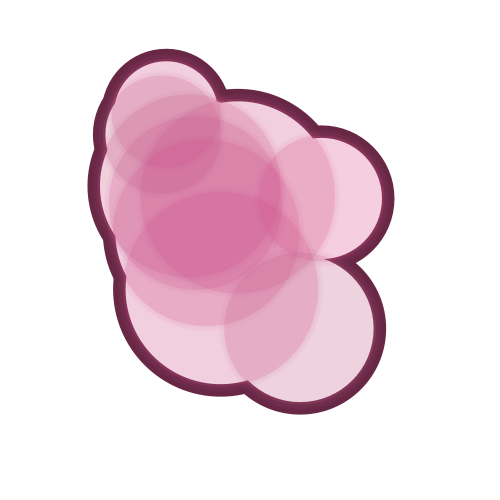
Frame 1 (no input)
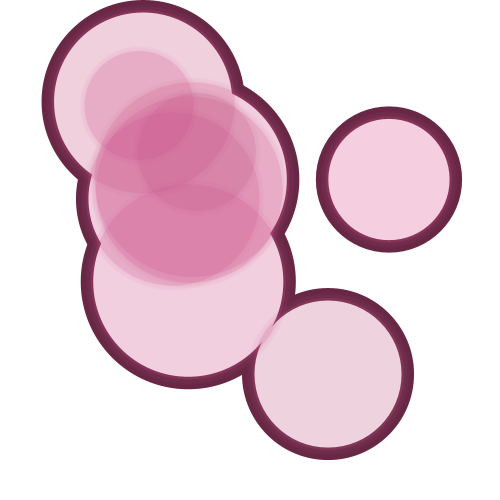
Frame 60 (the mouse pressed at the canvas centre just before this capture)
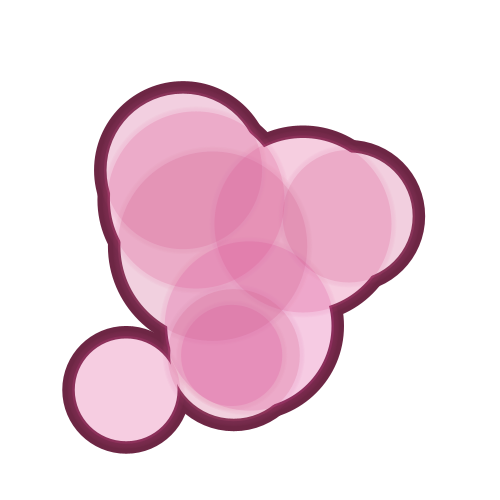
Frame 120 (the mouse held since frame 60 and released just before this capture)

The Processing sketch that drew these frames (run headless with seeded random() and noise(); from frame 60 on, the mouse is pressed at the canvas centre):

// Processing sketch: processing_30851
// ── processing_30851.pde

// fake blur
// allonestring
// july 2011

//pjs - july 2014

int numBlobs = 9;

shapeClass sClass;
String shapeType = "CIRCLE";
String shapeFill = "FILL";

color[] colours;
color outlineColour;
float[] sizes;
float lineWidth = 10;

float newX, newY;

float[] xPos;
float[] yPos;
float[] xVel;
float[] yVel;


void setup()
{
  size(500, 500);
  background(255);
  smooth();
  colorMode(RGB);  
//  frameRate(12);


  colours = new color[numBlobs];
  sizes = new float[numBlobs];

  xPos = new float[numBlobs];
  yPos = new float[numBlobs];
  xVel = new float[numBlobs];
  yVel = new float[numBlobs];
  
  populateArrays();
}


void draw()
{
  fill(255);
  noStroke();
  rectMode(CORNER);
  rect(0, 0, width, height);
  
  moveShapes();
  
  if(mousePressed)
  {
    populateArrays();
  }
} 
  
void moveShapes()
{
  moveAndCheckEdges();
  drawOutlines();
  drawBlurs();
  drawFills();
}

void moveAndCheckEdges()
{
  for(int i = 0; i < numBlobs; i++)
  {
    xPos[i] += xVel[i];
    if(xPos[i] > width - sizes[i] / 2 - lineWidth)
    {
      xPos[i] = width - sizes[i] / 2 - lineWidth;
      xVel[i] *= -1;
    }
    if(xPos[i] < sizes[i] / 2 + lineWidth)
    {
      xPos[i] = sizes[i] / 2 + lineWidth;
      xVel[i] *= -1;
    }
    
    yPos[i] += yVel[i];
    if(yPos[i] > height - sizes[i] / 2 - lineWidth) 
    {
      yPos[i] = height - sizes[i] / 2 - lineWidth;
      yVel[i] *= -1;
    }
    if(yPos[i] < sizes[i] / 2 + lineWidth) 
    {
      yPos[i] = sizes[i] / 2 + lineWidth;
      yVel[i] *= -1;
    }
  }
}





void drawBlurs()
{
  for(int i = 0; i < numBlobs; i++)
  {
    shapeClass sClassWhite = new shapeClass(shapeType, sizes[i]-5, color(255), "FILL");
    
    pushMatrix();
    translate(xPos[i], yPos[i]);
    sClassWhite.display();
    popMatrix();
  }
  for(int b = 0; b < 5; b++) //magic number 5
  {
    int blurScale = 2 * (5 - b);
    for(int i = 0; i < numBlobs; i++)
    {

      shapeClass sClass0 = new shapeClass(shapeType, sizes[i] + blurScale, color(colours[i], blurScale * 5), "FILL");
      
      pushMatrix();
      translate(xPos[i], yPos[i]);
      sClass0.display();
      popMatrix();
    }  
  }
}
void drawFills()
{
  for(int i = 0; i < numBlobs; i++)
  {
    sClass = new shapeClass(shapeType, sizes[i], color(colours[i]), "FILL");
    
    pushMatrix();
    translate(xPos[i], yPos[i]);
    sClass.display();
    popMatrix();
  }
}
void drawOutlines()
{
  for(int i = 0; i < numBlobs; i++)
  {
    sClass = new shapeClass(shapeType, sizes[i] + 2 * lineWidth, color(outlineColour), "FILL");
    
    pushMatrix();
    translate(xPos[i], yPos[i]);
    sClass.display();
    popMatrix();
  }
}

void populateArrays()
{
  for(int i = 0; i < numBlobs; i++)
  {
    float redBit = random(192, 222);
    float blueBit = random(192-64, redBit-64);
    float greenBit = 255 - (redBit + blueBit) / 2;
    colours[i] = color(redBit, greenBit, blueBit, 50);
    outlineColour = color(redBit / 2, greenBit / 2, blueBit / 2);
    sizes[i] = random(100, 200);
    xPos[i] = random(sizes[i], width - sizes[i]); 
    yPos[i] = random(sizes[i], height - sizes[i]); 
    xVel[i] = random(-1.5, 1.5);
    yVel[i] = random(-1.5, 1.5);
  }
}



//multi shape class
class shapeClass
{
  String shapeType;
  float shapeSize;
  color colour;
  String shapeFill;
  
  shapeClass(String shapeType, float shapeSize, color colour, String shapeFill) 
  {
    this.shapeType = shapeType;
    this.shapeSize = shapeSize;
    this.colour = colour;
    this.shapeFill = shapeFill;
  }
  
  void display()
  {
    smooth();
    if(shapeFill.equals("FILL"))
    {
      noStroke();
      fill(colour);
    }
    else 
    {
      strokeWeight(10);
      stroke(colour);
      noFill();
    }
    
    if(shapeType.equals("FLOWER"))
    {
      PVector vertex0 = new PVector(cos(0)*shapeSize, sin(0)*shapeSize);
      PVector vertex1 = new PVector(cos(2 * PI / 5)*shapeSize, sin(2 * PI / 5)*shapeSize); 
      PVector vertex2 = new PVector(cos(4 * PI / 5)*shapeSize, sin(4 * PI / 5)*shapeSize); 
      PVector vertex3 = new PVector(cos(6 * PI / 5)*shapeSize, sin(6 * PI / 5)*shapeSize);
      PVector vertex4 = new PVector(cos(8 * PI / 5)*shapeSize, sin(8 * PI / 5)*shapeSize);
  
      beginShape();
      vertex(0, 0);
      bezierVertex(vertex0.x, vertex0.y, vertex1.x, vertex1.y, 0, 0);
      bezierVertex(vertex1.x, vertex1.y, vertex2.x, vertex2.y, 0, 0);
      bezierVertex(vertex2.x, vertex2.y, vertex3.x, vertex3.y, 0, 0);
      bezierVertex(vertex3.x, vertex3.y, vertex4.x, vertex4.y, 0, 0);
      bezierVertex(vertex4.x, vertex4.y, vertex0.x, vertex0.y, 0, 0);
      endShape();
    }
    else if(shapeType.equals("PENTAGON"))
    {
      PVector vertex0 = new PVector(cos(0)*shapeSize, sin(0)*shapeSize);
      PVector vertex1 = new PVector(cos(2 * PI / 5)*shapeSize, sin(2 * PI / 5)*shapeSize); 
      PVector vertex2 = new PVector(cos(4 * PI / 5)*shapeSize, sin(4 * PI / 5)*shapeSize); 
      PVector vertex3 = new PVector(cos(6 * PI / 5)*shapeSize, sin(6 * PI / 5)*shapeSize);
      PVector vertex4 = new PVector(cos(8 * PI / 5)*shapeSize, sin(8 * PI / 5)*shapeSize);
  
      beginShape();
//      vertex(0, 0);
      line(vertex0.x, vertex0.y, vertex1.x, vertex1.y);
      line(vertex1.x, vertex1.y, vertex2.x, vertex2.y);
      line(vertex2.x, vertex2.y, vertex3.x, vertex3.y);
      line(vertex3.x, vertex3.y, vertex4.x, vertex4.y);
      line(vertex4.x, vertex4.y, vertex0.x, vertex0.y);
      endShape();
    }    
    else if(shapeType.equals("RECTANGLE"))
    {
//      rectMode(CENTER);
//      rect(0, 0, shapeWidth, shapeHeight);
      rect(-shapeSize/2, -shapeSize/2, shapeSize, shapeSize);
    }
    else //circle
    {
      ellipseMode(CENTER);
      ellipse(0, 0, shapeSize, shapeSize);
//      ellipse(-shapeWidth/2, -shapeHeight/2, shapeWidth, shapeHeight);
    }    
  }
}
